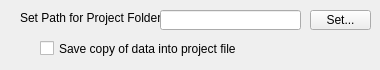
               <widget class="QWidget" name="filemgmnt_widget" native="true">
                <property name="minimumSize">
                 <size>
                  <width>0</width>
                  <height>70</height>
                 </size>
                </property>
                <widget class="QLabel" name="projectpath_lbl">
                 <property name="geometry">
                  <rect>
                   <x>20</x>
                   <y>10</y>
                   <width>141</width>
                   <height>16</height>
                  </rect>
                 </property>
                 <property name="whatsThis">
                  <string>Rainfall time series, obtain data from weather station or climate authority of your city. Time series should be in rainfall depth and have units millimetres.</string>
                 </property>
                 <property name="text">
                  <string>Set Path for Project Folder:</string>
                 </property>
                </widget>
                <widget class="QToolButton" name="projectpath_button">
                 <property name="geometry">
                  <rect>
                   <x>310</x>
                   <y>10</y>
                   <width>61</width>
                   <height>20</height>
                  </rect>
                 </property>
                 <property name="text">
                  <string>Set...</string>
                 </property>
                </widget>
                <widget class="QLineEdit" name="projectpath_box">
                 <property name="geometry">
                  <rect>
                   <x>160</x>
                   <y>10</y>
                   <width>141</width>
                   <height>20</height>
                  </rect>
                 </property>
                </widget>
                <widget class="QCheckBox" name="projectpath_check">
                 <property name="geometry">
                  <rect>
                   <x>40</x>
                   <y>40</y>
                   <width>231</width>
                   <height>17</height>
                  </rect>
                 </property>
                 <property name="text">
                  <string>Save copy of data into project file</string>
                 </property>
                </widget>
               </widget>
